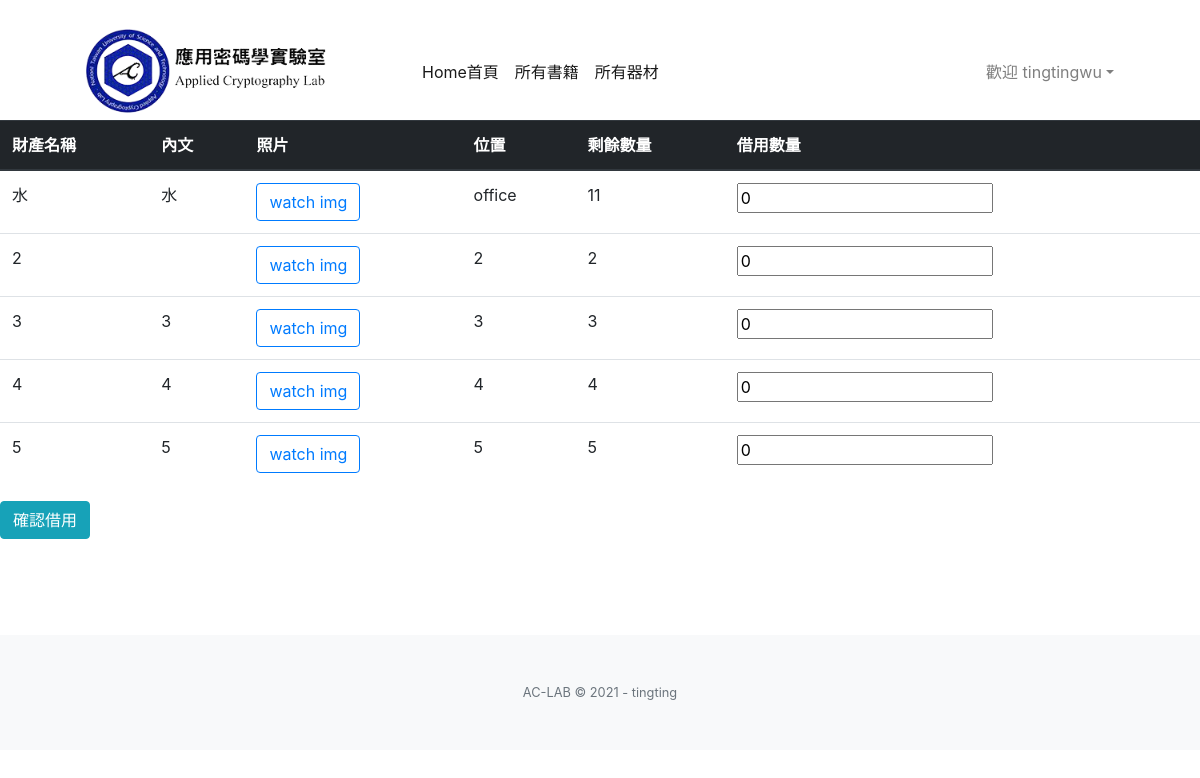
The page /borrow (signed in) on the database its author committed.
### aclab_productSystem/models.py (models this page shows, shortened)
class Product(models.Model):
    name = models.CharField(verbose_name="財產名稱", max_length=100)  # verbose_name="財產名稱"---改系統內建名稱
    content = models.TextField(blank=True)
    photo = models.ImageField(upload_to='Img/productImg')
    location = models.CharField(max_length=100)
    total = models.CharField(max_length=100)

### aclab_productSystem/views.py (the view, shortened to what this page needs)
# urls.py: path('borrow', views.borrow, name="borrow"),
def borrow(request):
    if not request.user.is_authenticated:  # 未登入會導回登入畫面
        return redirect('login')
    products = Product.objects.all()  # 取出所有財產data
    error = ""
    return render(request, "borrow.html", locals())

### templates/borrow.html (shortened to what this page needs)
{% extends 'base.html' %}
{% block body %}
    <form method="post" id="createform" style="margin-top: 10%">
        {% load static %}
        <table class="table">
            <thead class="thead-dark">
            <tr>
                <th scope="col">財產名稱</th>
                <th scope="col">內文</th>
                <th scope="col">照片</th>
                <th scope="col">位置</th>
                <th scope="col">剩餘數量</th>
                <th scope="col">借用數量</th>
            </tr>
            </thead>
            <tbody>
            {% for product in products %}
                <tr>
                    <td class="productname">{{ product.name }}</td>
                    <td>{{ product.content }}</td>
                    <td>
                        <button type="button" class="btn btn-outline-primary"
                                onclick="imgchange('{{ product.photo.url }}')">watch
                            img
                        </button>
                    </td>
                    <td>{{ product.location }}</td>
                    <td>{{ product.total }}</td>
                    <td><input class="productcount" name="borrowOrNot" min="0" type="number" value="0"></td>
                </tr>
            {% endfor %}
            </tbody>
        </table>
        <button class="btn btn-info" onclick="Check()" type="button">確認借用</button>
    </form>
{% endblock %}

### templates/base/nav.html (shortened to what this page needs)
<nav class="navbar navbar-expand-lg navbar-light fixed-top py-3" id="mainNav">
    <div class="container px-4 px-lg-5">
        <a class="navbar-brand" href="/">
            {% load static %}
            <img src="{% static 'aclab.png' %}" style="width: 80%;height: 100%" alt="My image" href="/">
        </a>
        <div class="collapse navbar-collapse" id="navbarResponsive">
            <ul class="navbar-nav">
                <li class="nav-item active">
                    <a class="nav-link" href="/">Home首頁 <span class="sr-only">(current)</span></a>
                </li>
                <li class="nav-item active">
                    <a class="nav-link" href="/all_book">所有書籍</a>
                </li>
                {% if request.user.is_authenticated %}
                    <li class="nav-item active">
                        <a class="nav-link" href="/borrow">所有器材</a>
                    </li>
                {% endif %}
            </ul>
            <ul class="navbar-nav ml-auto">
                {% if request.user.is_authenticated %}
                    <li class="nav-item dropdown">
                        <a class="nav-link dropdown-toggle" href="#" role="button" data-toggle="dropdown" aria-haspopup="true" aria-expanded="false">歡迎 {{request.user}}</a>
                    </li>
                {% else %}
                    <li class="nav-item">
                        <a class="nav-link" href="/login" id="login_button">login登入</a>
                    </li>
                {% endif %}
            </ul>
        </div>
    </div>
</nav>
{% load static %}

### templates/borrow.html (style rules this page uses)
#mainNav { position: absolute; }

### rows shown on the page
Product: name "水", content "水", location "office", total "11"
Product: name "2", location "2", total "2"
Product: name "3", content "3", location "3", total "3"
Product: name "4", content "4", location "4", total "4"
Product: name "5", content "5", location "5", total "5"

### other values the page prints
{{ request.user }} "tingtingwu"
